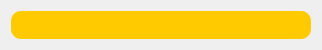
<?xml version="1.0" encoding="UTF-8"?>
<ui version="4.0">
 <class>Notification</class>
 <widget class="QDialog" name="Notification">
  <property name="windowModality">
   <enum>Qt::NonModal</enum>
  </property>
  <property name="geometry">
   <rect>
    <x>0</x>
    <y>0</y>
    <width>318</width>
    <height>50</height>
   </rect>
  </property>
  <property name="sizePolicy">
   <sizepolicy hsizetype="MinimumExpanding" vsizetype="Minimum">
    <horstretch>0</horstretch>
    <verstretch>0</verstretch>
   </sizepolicy>
  </property>
  <property name="minimumSize">
   <size>
    <width>0</width>
    <height>0</height>
   </size>
  </property>
  <property name="windowTitle">
   <string notr="true"/>
  </property>
  <property name="styleSheet">
   <string notr="true">background-color: none;</string>
  </property>
  <layout class="QHBoxLayout" name="horizontalLayout">
   <item>
    <widget class="QLabel" name="notification">
     <property name="sizePolicy">
      <sizepolicy hsizetype="Preferred" vsizetype="Preferred">
       <horstretch>0</horstretch>
       <verstretch>0</verstretch>
      </sizepolicy>
     </property>
     <property name="minimumSize">
      <size>
       <width>300</width>
       <height>0</height>
      </size>
     </property>
     <property name="maximumSize">
      <size>
       <width>16777215</width>
       <height>16777215</height>
      </size>
     </property>
     <property name="styleSheet">
      <string notr="true">border: none;
border-radius: 10px;
color: #282d31;
background-color: #ffcb00;
</string>
     </property>
     <property name="text">
      <string notr="true"/>
     </property>
     <property name="alignment">
      <set>Qt::AlignCenter</set>
     </property>
     <property name="wordWrap">
      <bool>true</bool>
     </property>
    </widget>
   </item>
  </layout>
 </widget>
 <resources/>
 <connections/>
</ui>
